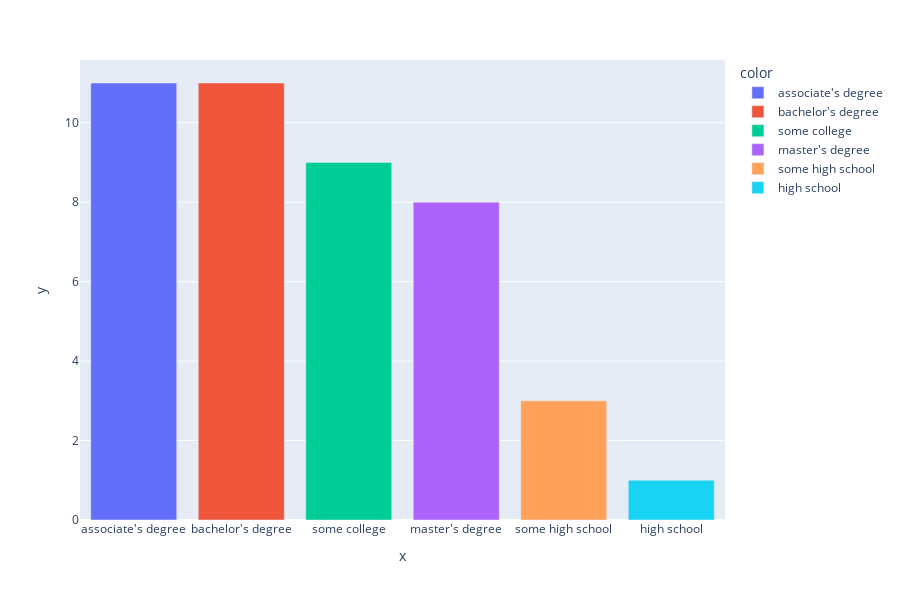

Notebook code cell kept with this figure:
### Code cell
fig = plt.Figure(figsize = (8, 3))
fig = px.bar(x = df_85['parental level of education'].value_counts().index, 
        y = df_85['parental level of education'].value_counts(), 
        color = df_85['parental level of education'].value_counts().index, height = 600)
fig.show()

### Figure 1 — Plotly figure (JSON) as saved in the notebook; plotly's stock layout.template omitted (floating-point values rounded to 4 significant figures)
{"data": [{"alignmentgroup": "True", "hovertemplate": "color=associate's degree<br>x=%{x}<br>y=%{y}<extra></extra>", "legendgroup": "associate's degree", "marker": {"color": "#636efa", "pattern": {"shape": ""}}, "name": "associate's degree", "offsetgroup": "associate's degree", "orientation": "v", "showlegend": true, "textposition": "auto", "type": "bar", "x": ["associate's degree"], "xaxis": "x", "y": [11], "yaxis": "y"}, {"alignmentgroup": "True", "hovertemplate": "color=bachelor's degree<br>x=%{x}<br>y=%{y}<extra></extra>", "legendgroup": "bachelor's degree", "marker": {"color": "#EF553B", "pattern": {"shape": ""}}, "name": "bachelor's degree", "offsetgroup": "bachelor's degree", "orientation": "v", "showlegend": true, "textposition": "auto", "type": "bar", "x": ["bachelor's degree"], "xaxis": "x", "y": [11], "yaxis": "y"}, {"alignmentgroup": "True", "hovertemplate": "color=some college<br>x=%{x}<br>y=%{y}<extra></extra>", "legendgroup": "some college", "marker": {"color": "#00cc96", "pattern": {"shape": ""}}, "name": "some college", "offsetgroup": "some college", "orientation": "v", "showlegend": true, "textposition": "auto", "type": "bar", "x": ["some college"], "xaxis": "x", "y": [9], "yaxis": "y"}, {"alignmentgroup": "True", "hovertemplate": "color=master's degree<br>x=%{x}<br>y=%{y}<extra></extra>", "legendgroup": "master's degree", "marker": {"color": "#ab63fa", "pattern": {"shape": ""}}, "name": "master's degree", "offsetgroup": "master's degree", "orientation": "v", "showlegend": true, "textposition": "auto", "type": "bar", "x": ["master's degree"], "xaxis": "x", "y": [8], "yaxis": "y"}, {"alignmentgroup": "True", "hovertemplate": "color=some high school<br>x=%{x}<br>y=%{y}<extra></extra>", "legendgroup": "some high school", "marker": {"color": "#FFA15A", "pattern": {"shape": ""}}, "name": "some high school", "offsetgroup": "some high school", "orientation": "v", "showlegend": true, "textposition": "auto", "type": "bar", "x": ["some high school"], "xaxis": "x", "y": [3], "yaxis": "y"}, {"alignmentgroup": "True", "hovertemplate": "color=high school<br>x=%{x}<br>y=%{y}<extra></extra>", "legendgroup": "high school", "marker": {"color": "#19d3f3", "pattern": {"shape": ""}}, "name": "high school", "offsetgroup": "high school", "orientation": "v", "showlegend": true, "textposition": "auto", "type": "bar", "x": ["high school"], "xaxis": "x", "y": [1], "yaxis": "y"}], "layout": {"barmode": "relative", "height": 600, "legend": {"title": {"text": "color"}, "tracegroupgap": 0}, "margin": {"t": 60}, "xaxis": {"anchor": "y", "domain": [0, 1], "title": {"text": "x"}}, "yaxis": {"anchor": "x", "domain": [0, 1], "title": {"text": "y"}}}}
